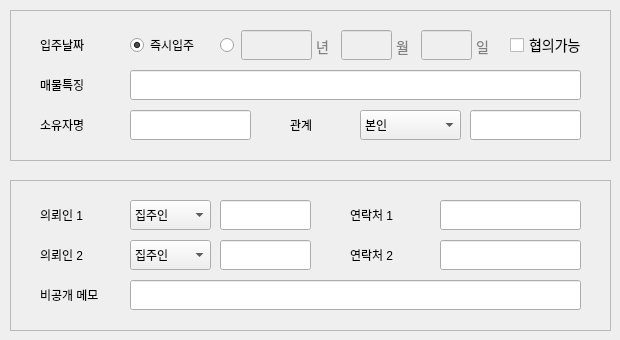
    <widget class="QWidget" name="page_3">
     <widget class="QFrame" name="day_frame">
      <property name="geometry">
       <rect>
        <x>10</x>
        <y>10</y>
        <width>601</width>
        <height>151</height>
       </rect>
      </property>
      <property name="frameShape">
       <enum>QFrame::StyledPanel</enum>
      </property>
      <property name="frameShadow">
       <enum>QFrame::Raised</enum>
      </property>
      <widget class="QLabel" name="name_explanation">
       <property name="geometry">
        <rect>
         <x>30</x>
         <y>60</y>
         <width>71</width>
         <height>30</height>
        </rect>
       </property>
       <property name="text">
        <string>매물특징</string>
       </property>
      </widget>
      <widget class="QLabel" name="name_in_date">
       <property name="geometry">
        <rect>
         <x>30</x>
         <y>20</y>
         <width>71</width>
         <height>30</height>
        </rect>
       </property>
       <property name="text">
        <string>입주날짜</string>
       </property>
      </widget>
      <widget class="QLineEdit" name="edt_in_date_1">
       <property name="enabled">
        <bool>false</bool>
       </property>
       <property name="geometry">
        <rect>
         <x>231</x>
         <y>20</y>
         <width>71</width>
         <height>30</height>
        </rect>
       </property>
       <property name="styleSheet">
        <string notr="true">QLineEdit {
	padding-left: 0px;
	padding-right: 0px;
}</string>
       </property>
       <property name="text">
        <string/>
       </property>
       <property name="echoMode">
        <enum>QLineEdit::Normal</enum>
       </property>
       <property name="alignment">
        <set>Qt::AlignCenter</set>
       </property>
      </widget>
      <widget class="QLineEdit" name="edt_explanation">
       <property name="geometry">
        <rect>
         <x>120</x>
         <y>60</y>
         <width>451</width>
         <height>30</height>
        </rect>
       </property>
       <property name="styleSheet">
        <string notr="true">QLineEdit {
	padding-right: 22px;
}</string>
       </property>
       <property name="text">
        <string/>
       </property>
       <property name="echoMode">
        <enum>QLineEdit::Normal</enum>
       </property>
       <property name="alignment">
        <set>Qt::AlignLeading|Qt::AlignLeft|Qt::AlignVCenter</set>
       </property>
      </widget>
      <widget class="QLineEdit" name="edt_in_date_2">
       <property name="enabled">
        <bool>false</bool>
       </property>
       <property name="geometry">
        <rect>
         <x>331</x>
         <y>20</y>
         <width>51</width>
         <height>30</height>
        </rect>
       </property>
       <property name="styleSheet">
        <string notr="true">QLineEdit {
	padding-left: 0px;
	padding-right: 0px;
}</string>
       </property>
       <property name="text">
        <string/>
       </property>
       <property name="echoMode">
        <enum>QLineEdit::Normal</enum>
       </property>
       <property name="alignment">
        <set>Qt::AlignCenter</set>
       </property>
      </widget>
      <widget class="QLineEdit" name="edt_in_date_3">
       <property name="enabled">
        <bool>false</bool>
       </property>
       <property name="geometry">
        <rect>
         <x>411</x>
         <y>20</y>
         <width>51</width>
         <height>30</height>
        </rect>
       </property>
       <property name="styleSheet">
        <string notr="true">QLineEdit {
	padding-left: 0px;
	padding-right: 0px;
}</string>
       </property>
       <property name="text">
        <string/>
       </property>
       <property name="echoMode">
        <enum>QLineEdit::Normal</enum>
       </property>
       <property name="alignment">
        <set>Qt::AlignCenter</set>
       </property>
      </widget>
      <widget class="QLabel" name="label_41">
       <property name="geometry">
        <rect>
         <x>303</x>
         <y>20</y>
         <width>21</width>
         <height>30</height>
        </rect>
       </property>
       <property name="styleSheet">
        <string notr="true">QLabel {
	font-size: 14px;
	color: rgb(128,128,128);
	padding-top: 3px;
}</string>
       </property>
       <property name="text">
        <string>년</string>
       </property>
      </widget>
      <widget class="QLabel" name="label_42">
       <property name="geometry">
        <rect>
         <x>383</x>
         <y>20</y>
         <width>21</width>
         <height>30</height>
        </rect>
       </property>
       <property name="styleSheet">
        <string notr="true">QLabel {
	font-size: 14px;
	color: rgb(128,128,128);
	padding-top: 3px;
}</string>
       </property>
       <property name="text">
        <string>월</string>
       </property>
      </widget>
      <widget class="QLabel" name="label_43">
       <property name="geometry">
        <rect>
         <x>463</x>
         <y>20</y>
         <width>21</width>
         <height>30</height>
        </rect>
       </property>
       <property name="styleSheet">
        <string notr="true">QLabel {
	font-size: 14px;
	color: rgb(128,128,128);
	padding-top: 3px;
}</string>
       </property>
       <property name="text">
        <string>일</string>
       </property>
      </widget>
      <widget class="QRadioButton" name="rbtn_in_date_1">
       <property name="geometry">
        <rect>
         <x>120</x>
         <y>20</y>
         <width>81</width>
         <height>30</height>
        </rect>
       </property>
       <property name="text">
        <string>즉시입주</string>
       </property>
       <property name="checked">
        <bool>true</bool>
       </property>
      </widget>
      <widget class="QRadioButton" name="rbtn_in_date_2">
       <property name="geometry">
        <rect>
         <x>210</x>
         <y>20</y>
         <width>21</width>
         <height>30</height>
        </rect>
       </property>
       <property name="text">
        <string/>
       </property>
      </widget>
      <widget class="QCheckBox" name="ckb_in_date">
       <property name="geometry">
        <rect>
         <x>500</x>
         <y>20</y>
         <width>71</width>
         <height>30</height>
        </rect>
       </property>
       <property name="styleSheet">
        <string notr="true">QCheckBox { font-size: 14px; }</string>
       </property>
       <property name="text">
        <string>협의가능</string>
       </property>
      </widget>
      <widget class="QLineEdit" name="edt_relationship">
       <property name="geometry">
        <rect>
         <x>460</x>
         <y>100</y>
         <width>111</width>
         <height>30</height>
        </rect>
       </property>
       <property name="styleSheet">
        <string notr="true">QLineEdit {
	padding-right: 22px;
}</string>
       </property>
       <property name="text">
        <string/>
       </property>
       <property name="echoMode">
        <enum>QLineEdit::Normal</enum>
       </property>
       <property name="alignment">
        <set>Qt::AlignLeading|Qt::AlignLeft|Qt::AlignVCenter</set>
       </property>
      </widget>
      <widget class="QLineEdit" name="edt_owner">
       <property name="geometry">
        <rect>
         <x>120</x>
         <y>100</y>
         <width>121</width>
         <height>30</height>
        </rect>
       </property>
       <property name="styleSheet">
        <string notr="true">QLineEdit {
	padding-right: 22px;
}</string>
       </property>
       <property name="text">
        <string/>
       </property>
       <property name="echoMode">
        <enum>QLineEdit::Normal</enum>
       </property>
       <property name="alignment">
        <set>Qt::AlignLeading|Qt::AlignLeft|Qt::AlignVCenter</set>
       </property>
      </widget>
      <widget class="QLabel" name="name_relationship">
       <property name="geometry">
        <rect>
         <x>280</x>
         <y>100</y>
         <width>41</width>
         <height>30</height>
        </rect>
       </property>
       <property name="text">
        <string>관계</string>
       </property>
      </widget>
      <widget class="QLabel" name="name_owner">
       <property name="geometry">
        <rect>
         <x>30</x>
         <y>100</y>
         <width>71</width>
         <height>30</height>
        </rect>
       </property>
       <property name="text">
        <string>소유자명</string>
       </property>
      </widget>
      <widget class="QComboBox" name="cbx_relationship">
       <property name="geometry">
        <rect>
         <x>350</x>
         <y>100</y>
         <width>101</width>
         <height>30</height>
        </rect>
       </property>
       <item>
        <property name="text">
         <string>본인</string>
        </property>
       </item>
       <item>
        <property name="text">
         <string>직원</string>
        </property>
       </item>
       <item>
        <property name="text">
         <string>대표</string>
        </property>
       </item>
       <item>
        <property name="text">
         <string>세입자</string>
        </property>
       </item>
       <item>
        <property name="text">
         <string>( 직접입력 )</string>
        </property>
       </item>
      </widget>
     </widget>
     <widget class="QFrame" name="owner_frame">
      <property name="geometry">
       <rect>
        <x>10</x>
        <y>180</y>
        <width>601</width>
        <height>151</height>
       </rect>
      </property>
      <property name="frameShape">
       <enum>QFrame::StyledPanel</enum>
      </property>
      <property name="frameShadow">
       <enum>QFrame::Raised</enum>
      </property>
      <widget class="QLabel" name="name_client_1">
       <property name="geometry">
        <rect>
         <x>30</x>
         <y>20</y>
         <width>71</width>
         <height>30</height>
        </rect>
       </property>
       <property name="text">
        <string>의뢰인 1</string>
       </property>
      </widget>
      <widget class="QLineEdit" name="edt_client_1">
       <property name="geometry">
        <rect>
         <x>210</x>
         <y>20</y>
         <width>91</width>
         <height>30</height>
        </rect>
       </property>
       <property name="styleSheet">
        <string notr="true">QLineEdit {
	padding-right: 22px;
}</string>
       </property>
       <property name="text">
        <string/>
       </property>
       <property name="echoMode">
        <enum>QLineEdit::Normal</enum>
       </property>
       <property name="alignment">
        <set>Qt::AlignLeading|Qt::AlignLeft|Qt::AlignVCenter</set>
       </property>
      </widget>
      <widget class="QLabel" name="name_client_num_1">
       <property name="geometry">
        <rect>
         <x>340</x>
         <y>20</y>
         <width>71</width>
         <height>30</height>
        </rect>
       </property>
       <property name="text">
        <string>연락처 1</string>
       </property>
      </widget>
      <widget class="QLineEdit" name="edt_client_num_1">
       <property name="geometry">
        <rect>
         <x>430</x>
         <y>20</y>
         <width>141</width>
         <height>30</height>
        </rect>
       </property>
       <property name="styleSheet">
        <string notr="true">QLineEdit {
	padding-right: 22px;
}</string>
       </property>
       <property name="text">
        <string/>
       </property>
       <property name="echoMode">
        <enum>QLineEdit::Normal</enum>
       </property>
       <property name="alignment">
        <set>Qt::AlignLeading|Qt::AlignLeft|Qt::AlignVCenter</set>
       </property>
      </widget>
      <widget class="QLineEdit" name="edt_client_num_2">
       <property name="geometry">
        <rect>
         <x>430</x>
         <y>60</y>
         <width>141</width>
         <height>30</height>
        </rect>
       </property>
       <property name="styleSheet">
        <string notr="true">QLineEdit {
	padding-right: 22px;
}</string>
       </property>
       <property name="text">
        <string/>
       </property>
       <property name="echoMode">
        <enum>QLineEdit::Normal</enum>
       </property>
       <property name="alignment">
        <set>Qt::AlignLeading|Qt::AlignLeft|Qt::AlignVCenter</set>
       </property>
      </widget>
      <widget class="QLineEdit" name="edt_client_2">
       <property name="geometry">
        <rect>
         <x>210</x>
         <y>60</y>
         <width>91</width>
         <height>30</height>
        </rect>
       </property>
       <property name="styleSheet">
        <string notr="true">QLineEdit {
	padding-right: 22px;
}</string>
       </property>
       <property name="text">
        <string/>
       </property>
       <property name="echoMode">
        <enum>QLineEdit::Normal</enum>
       </property>
       <property name="alignment">
        <set>Qt::AlignLeading|Qt::AlignLeft|Qt::AlignVCenter</set>
       </property>
      </widget>
      <widget class="QLabel" name="name_client_num_2">
       <property name="geometry">
        <rect>
         <x>340</x>
         <y>60</y>
         <width>71</width>
         <height>30</height>
        </rect>
       </property>
       <property name="text">
        <string>연락처 2</string>
       </property>
      </widget>
      <widget class="QLabel" name="name_client_2">
       <property name="geometry">
        <rect>
         <x>30</x>
         <y>60</y>
         <width>71</width>
         <height>30</height>
        </rect>
       </property>
       <property name="text">
        <string>의뢰인 2</string>
       </property>
      </widget>
      <widget class="QLabel" name="name_memo">
       <property name="geometry">
        <rect>
         <x>30</x>
         <y>100</y>
         <width>71</width>
         <height>30</height>
        </rect>
       </property>
       <property name="text">
        <string>비공개 메모</string>
       </property>
      </widget>
      <widget class="QLineEdit" name="edt_memo">
       <property name="geometry">
        <rect>
         <x>120</x>
         <y>100</y>
         <width>451</width>
         <height>30</height>
        </rect>
       </property>
       <property name="styleSheet">
        <string notr="true">QLineEdit {
	padding-right: 22px;
}</string>
       </property>
       <property name="text">
        <string/>
       </property>
       <property name="echoMode">
        <enum>QLineEdit::Normal</enum>
       </property>
       <property name="alignment">
        <set>Qt::AlignLeading|Qt::AlignLeft|Qt::AlignVCenter</set>
       </property>
      </widget>
      <widget class="QComboBox" name="cbx_client_1">
       <property name="geometry">
        <rect>
         <x>120</x>
         <y>20</y>
         <width>81</width>
         <height>30</height>
        </rect>
       </property>
       <item>
        <property name="text">
         <string>집주인</string>
        </property>
       </item>
       <item>
        <property name="text">
         <string>세입자</string>
        </property>
       </item>
       <item>
        <property name="text">
         <string>기타</string>
        </property>
       </item>
      </widget>
      <widget class="QComboBox" name="cbx_client_2">
       <property name="geometry">
        <rect>
         <x>120</x>
         <y>60</y>
         <width>81</width>
         <height>30</height>
        </rect>
       </property>
       <item>
        <property name="text">
         <string>집주인</string>
        </property>
       </item>
       <item>
        <property name="text">
         <string>세입자</string>
        </property>
       </item>
       <item>
        <property name="text">
         <string>기타</string>
        </property>
       </item>
      </widget>
     </widget>
    </widget>
